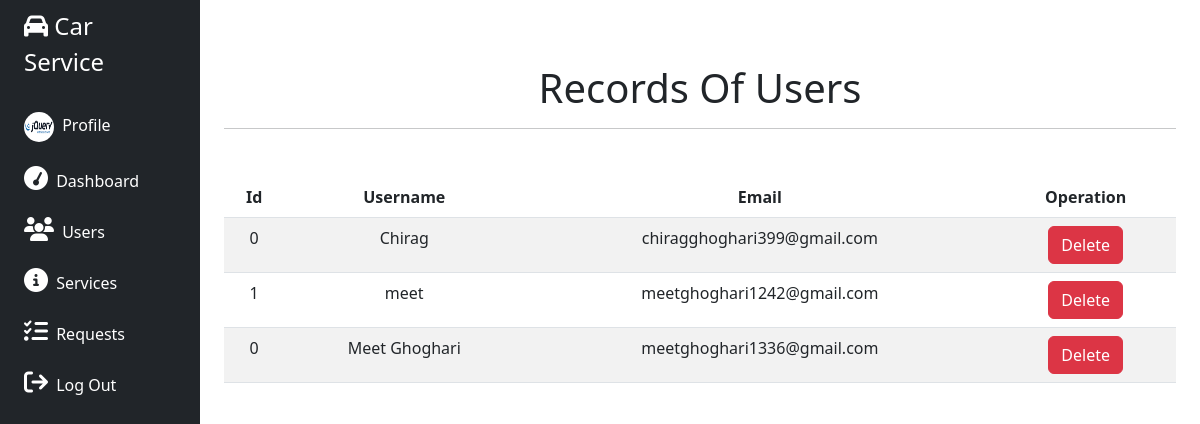
/admin/user_rec.php (signed in), run on the app's committed database.
### tables this page shows
CREATE TABLE `user` (
  `id` int(11) NOT NULL,
  `username` varchar(20) NOT NULL,
  `password` varchar(20) NOT NULL,
  `email` varchar(30) NOT NULL,
  `type` varchar(10) NOT NULL,
  `img` varchar(100) DEFAULT 'profile.png'
);

### admin/user_rec.php (the view, shortened to what this page needs)
<?php
require '../connection.php';
$selectqry = "select * from  user";
$qry = mysqli_query($conn, $selectqry);
?>
<!DOCTYPE html>
<html lang="en">
<head>
    <link rel="stylesheet" href="https://cdnjs.cloudflare.com/ajax/libs/font-awesome/6.4.2/css/all.min.css" />
    <link rel="stylesheet" href="../css/bootstrap.min.css">
</head>
<body>
    <div class="container-fluid">
        <div class="row flex-nowrap">
            <?php require('sidebar.php') ?>
            <div class="col py-3">
                <div class="container">
                    <h1 class="text-center mt-5">Records Of Users</h1><hr>
                    <table class="table table-striped text-center mt-5">
                        <thead>
                            <tr>
                                <th>Id</th>
                                <th>Username</th>
                                <th>Email</th>
                                <th colspan="2">Operation</th>
                            </tr>
                        </thead>
                        <tbody>
                            <?php
                            if (mysqli_num_rows($qry) > 0) {
                                while ($r = mysqli_fetch_array($qry)) {
                            ?>
                                    <tr>
                                        <td><?php echo $r['id']; ?></td>
                                        <td><?php echo $r['username']; ?></td>
                                        <td><?php echo $r['email']; ?></td>
                                        <td><a href="delete.php?sid=<?php echo $r['username']; ?>" class="btn btn-danger" onclick="return confirm('Are you sure to delete this user?')">Delete</a></td>
                                    </tr>
                            <?php
                                }
                            }
                            ?>
                        </tbody>
                    </table>
                </div>
            </div>
        </div>
    </div>
</body>
</html>

### admin/sidebar.php (shortened to what this page needs)
<?php
$uname = $_SESSION['username'];
require '../connection.php';
$selectqry = "select * from user where username='{$uname}'";
$result = mysqli_query($conn, $selectqry);
$row = mysqli_fetch_array($result);
?>
<div class="sidebar col-auto col-md-3 col-xl-2 px-sm-2 px-0 bg-dark">
    <div class="d-flex flex-column align-items-center align-items-sm-start px-3 pt-2 text-white min-vh-100">
        <a href="" class="d-flex align-items-center pb-3 mb-md-0 me-md-auto text-white text-decoration-none">
            <span class="fs-4 d-none d-sm-inline"><i class="fa fa-car"></i> Car Service</span>
        </a>
        <ul class="nav nav-pills flex-column mb-sm-auto mb-0 align-items-center align-items-sm-start" id="menu">
            <li class="mt-2">
                <a href="admin_profile.php"  class="nav-link text-white px-0 align-middle">
                    <img class="rounded-circle" height="30" width="30" src="../img/<?php echo $row['img']; ?>"> <span class="ms-1 d-none d-sm-inline">Profile</span> </a>
            </li>
            <li class="mt-2">
                <a href="index.php"  class="nav-link text-white px-0 align-middle">
                    <i class="fs-4 fa fa-tachometer"></i> <span class="ms-1 d-none d-sm-inline">Dashboard</span> </a>
            </li>
            <li class="mt-2">
                <a href="./user_rec.php" class="nav-link text-white px-0 align-middle">
                    <i class="fs-4 fa fa-users"></i> <span class="ms-1 d-none d-sm-inline">Users</span> </a>
            </li>
            <li class="mt-2">
                <a href="./service.php" class="nav-link text-white px-0 align-middle">
                    <i class="fs-4 fa fa-info-circle"></i> <span class="ms-1 d-none d-sm-inline">Services</span> </a>
            </li>
            <li class="mt-2">
                <a href="./request.php" class="nav-link text-white px-0 align-middle">
                    <i class="fs-4 fa fa-list-check"></i> <span class="ms-1 d-none d-sm-inline">Requests</span> </a>
            </li>
            <li class="mt-2">
                <a href="../logout.php" class="nav-link text-white px-0 align-middle">
                    <i class="fs-4 fa fa-sign-out "></i> <span class="ms-1 d-none d-sm-inline">Log Out</span> </a>
            </li>
        </ul>
    </div>
</div>

### data on the page
user: img (picture), id "1", username "meet", email "meetghoghari1242@gmail.com"
user: id "0", username "Chirag", email "chiragghoghari399@gmail.com"
user: id "0", username "Meet Ghoghari", email "meetghoghari1336@gmail.com"
